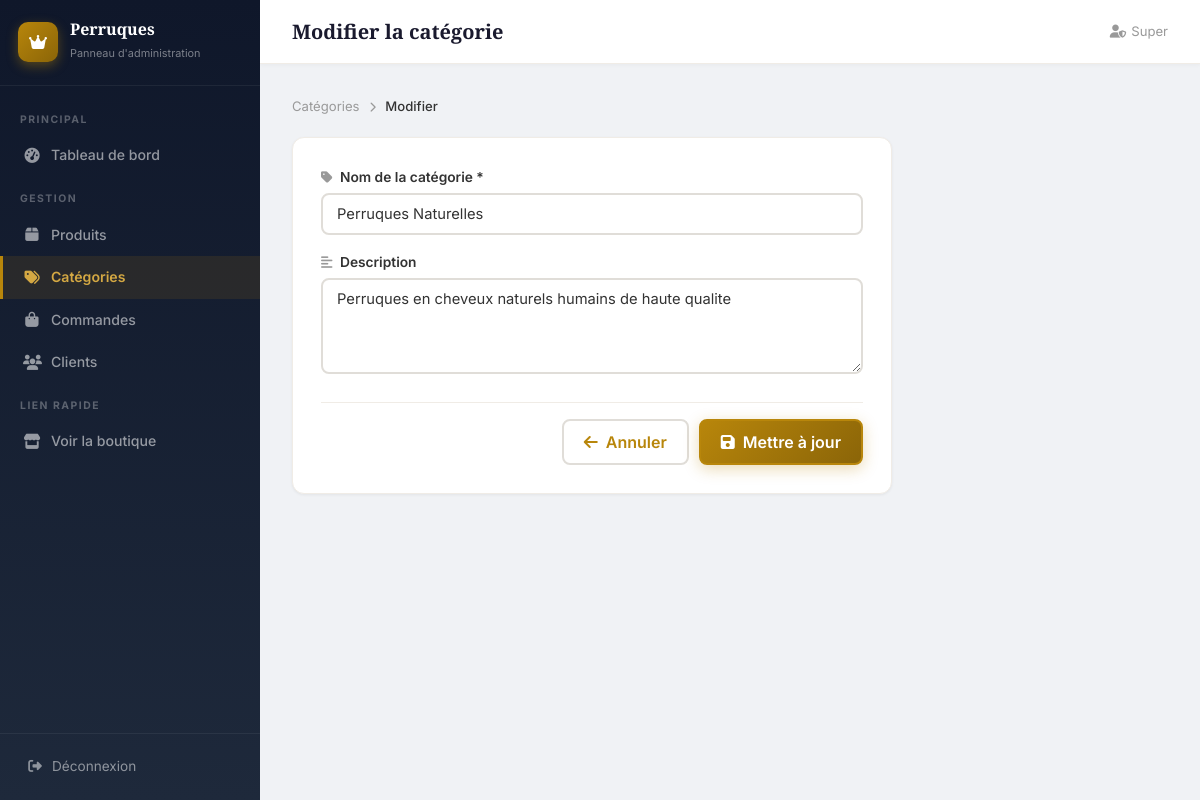
/admin/category-edit.php?id=1 (signed in), run on the app's committed database.
### tables this page shows
CREATE TABLE IF NOT EXISTS categories (
    id INT AUTO_INCREMENT PRIMARY KEY,
    nom VARCHAR(100) NOT NULL,
    description TEXT,
    image VARCHAR(255)
);

### config/database.php (called while the page is built, shortened)
<?php
function sanitize($data) {
    return htmlspecialchars(trim($data), ENT_QUOTES, 'UTF-8');
}

### admin/category-edit.php (the view, shortened to what this page needs)
<?php
require_once '../config/database.php';
$pdo = getConnection();
$id = isset($_GET['id']) ? (int)$_GET['id'] : 0;
$cat = null;
$old = [];
if ($id) {
    $stmt = $pdo->prepare("SELECT * FROM categories WHERE id = ?");
    $stmt->execute([$id]);
    $cat = $stmt->fetch();
    $old = $cat;
}
require_once 'includes/admin-header.php';
?>
<div class="admin-topbar-breadcrumb" style="margin-bottom:20px;font-size:0.82rem;color:var(--text-muted);">
    <a href="categories.php" style="color:var(--text-muted);">Catégories</a>
    <i class="fas fa-chevron-right" style="font-size:0.65rem;margin:0 6px;"></i>
    <span style="color:var(--text);font-weight:500;"><?= $cat ? 'Modifier' : 'Ajouter' ?></span>
</div>
<div class="form-card" style="max-width:600px;">
    <form method="POST">
        <div class="form-group">
            <label><i class="fas fa-tag"></i> Nom de la catégorie *</label>
            <input type="text" name="nom" value="<?= sanitize($old['nom'] ?? '') ?>" required placeholder="Ex: Perruques Naturelles">
        </div>
        <div class="form-group">
            <label><i class="fas fa-align-left"></i> Description</label>
            <textarea name="description" rows="4" placeholder="Description de la catégorie..."><?= sanitize($old['description'] ?? '') ?></textarea>
        </div>
        <div class="form-actions">
            <a href="categories.php" class="btn btn-outline"><i class="fas fa-arrow-left"></i> Annuler</a>
            <button type="submit" class="btn btn-primary"><i class="fas fa-save"></i> <?= $cat ? 'Mettre à jour' : 'Créer' ?></button>
        </div>
    </form>
</div>
<?php require_once 'includes/admin-footer.php'; ?>

### css/style.css (style rules this page uses)
:root { --primary: #b8860b; --primary-light: #d4a843; --primary-dark: #8b6508; --primary-bg: #fdf8ef; --accent: #e8c87a; --dark: #1a1a2e; --dark-mid: #2d2d44; --text: #333; --text-light: #666; --text-muted: #999; --bg: #faf8f5; --bg-admin: #f0f2f5; --white: #fff; --border: #e0ddd8; --border-light: #f0ece6; --success: #22c55e; --success-bg: #dcfce7; --danger: #ef4444; --danger-bg: #fee2e2; --danger-color: #991b1b; --warning: #f59e0b; --warning-bg: #fef3c7; --info: #3b82f6; --info-bg: #dbeafe; --radius: 12px; --radius-sm: 8px; --radius-lg: 20px; --shadow-sm: 0 1px 3px rgba(0,0,0,0.06); --shadow: 0 4px 20px rgba(0,0,0,0.08); --shadow-lg: 0 8px 40px rgba(0,0,0,0.12); --sidebar-w: 260px; --topbar-h: 64px; --transition: all 0.25s cubic-bezier(0.4,0,0.2,1); }
*, *::before, *::after { margin: 0; padding: 0; box-sizing: border-box; }
html { scroll-behavior: smooth; }
body { font-family: 'Inter', -apple-system, BlinkMacSystemFont, sans-serif; background: var(--bg); color: var(--text); line-height: 1.6; min-height: 100vh; -webkit-font-smoothing: antialiased; }
a { color: var(--primary); text-decoration: none; transition: var(--transition); }
button, input, select, textarea { font-family: inherit; font-size: inherit; }
.btn { display: inline-flex; align-items: center; justify-content: center; gap: 8px; padding: 10px 20px; border: 2px solid transparent; border-radius: var(--radius-sm); cursor: pointer; font-weight: 600; text-decoration: none; transition: var(--transition); white-space: nowrap; line-height: 1.4; }
.btn-primary { background: linear-gradient(135deg, var(--primary), var(--primary-dark)); color: #fff; border-color: var(--primary); box-shadow: 0 4px 15px rgba(184, 134, 11, 0.3); }
.btn-outline { background: transparent; color: var(--primary); border-color: var(--border); }
.form-group { margin-bottom: 16px; }
.form-group label { display: block; margin-bottom: 5px; font-weight: 600; font-size: 0.86rem; color: var(--text); }
.form-group label i { color: var(--text-muted); font-size: 0.82rem; margin-right: 4px; }
.form-group input, .form-group textarea, .form-group select { width: 100%; padding: 10px 14px; border: 2px solid var(--border); border-radius: var(--radius-sm); font-size: 0.92rem; color: var(--text); transition: var(--transition); background: var(--white); }
.form-group textarea { resize: vertical; min-height: 80px; }
.admin-body { display: flex; flex-direction: row; min-height: 100vh; background: var(--bg-admin); }
.form-card { background: var(--white); border-radius: var(--radius); padding: 20px; box-shadow: var(--shadow-sm); border: 1px solid var(--border-light); }
.form-actions { display: flex; justify-content: flex-end; gap: 10px; margin-top: 20px; padding-top: 16px; border-top: 1px solid var(--border-light); flex-wrap: wrap; }
@media (min-width: 768px) { .form-card { padding: 28px; } }

### data on the page
categories: nom "Perruques Naturelles", description "Perruques en cheveux naturels humains de haute qualite"

### other printed values
$pageTitleAdmin "Modifier la catégorie"
$_SESSION['user_prenom'] "Super"
